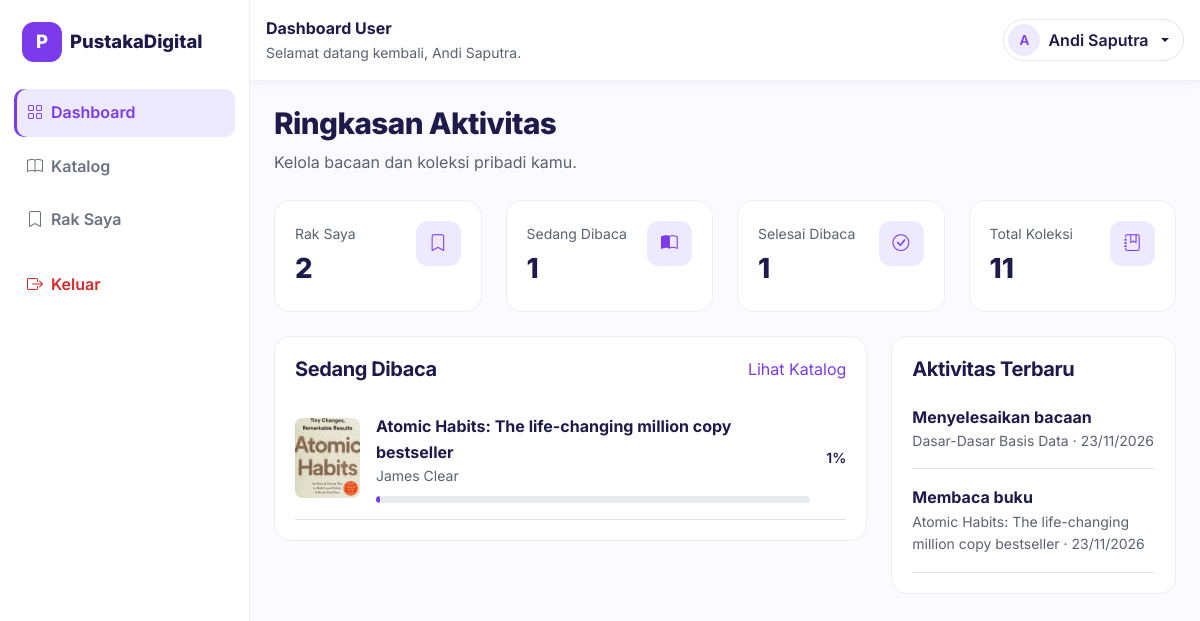
The page /public/dashboard-user.php (signed in) on the database its author committed.
### tables this page shows
CREATE TABLE `users` (
  `user_id` int UNSIGNED NOT NULL,
  `email` varchar(100) NOT NULL,
  `password_hash` varchar(255) NOT NULL,
  `display_name` varchar(100) NOT NULL,
  `role` enum('admin','member') NOT NULL DEFAULT 'member',
  `is_active` tinyint(1) NOT NULL DEFAULT '1',
  `created_at` timestamp NOT NULL DEFAULT CURRENT_TIMESTAMP
);

CREATE TABLE `collections` (
  `collection_id` int UNSIGNED NOT NULL,
  `user_id` int UNSIGNED NOT NULL,
  `book_id` int UNSIGNED NOT NULL,
  `status` enum('to_read','reading','not_interested','finished') NOT NULL DEFAULT 'to_read',
  `status_source` enum('system','user') NOT NULL DEFAULT 'system',
  `created_at` timestamp NOT NULL DEFAULT CURRENT_TIMESTAMP
);

### includes/db.php (called while the page is built, shortened)
<?php
require_once __DIR__ . '/config.php';
try {
    $koneksi = new mysqli(DB_HOST, DB_USER, DB_PASS, DB_NAME);
    $koneksi->set_charset('utf8mb4');
} catch (mysqli_sql_exception $e) {
    http_response_code(500);
    exit('Koneksi database gagal. Impor database/optl_pustaka.sql lewat phpMyAdmin lalu cek includes/config.php.');
}
function q(string $sql, array $params = []): mysqli_stmt
{
    global $koneksi;
    $stmt = $koneksi->prepare($sql);
    if ($params) {
        $stmt->bind_param(str_repeat('s', count($params)), ...$params);
    }
    $stmt->execute();
    return $stmt;
}
function rows(string $sql, array $params = []): array
{
    return q($sql, $params)->get_result()->fetch_all(MYSQLI_ASSOC);
}
function row(string $sql, array $params = []): ?array
{
    return q($sql, $params)->get_result()->fetch_assoc() ?: null;
}
function scalar(string $sql, array $params = []): int|float
{
    $hasil = q($sql, $params)->get_result()->fetch_row();
    return $hasil ? $hasil[0] : 0;
}
function e(mixed $nilai): string
{
    return htmlspecialchars((string) $nilai, ENT_QUOTES, 'UTF-8');
}

### includes/auth_guard.php (called while the page is built, shortened)
<?php
require_once __DIR__ . '/db.php';
function akun(): ?array
{
    static $akun = false;
    if ($akun !== false) {
        return $akun;
    }
    $id = $_SESSION['user_id'] ?? null;
    $user = row(
        'SELECT user_id AS id, display_name AS nama, email, role, is_active
         FROM users WHERE user_id = ?',
        [$id]
    );
    return $akun = $user;
}
function wajib_login(): void
{
    if (!akun()) {
        header('Location: ' . url('login.php?next=' . urlencode(url_sekarang())));
        exit;
    }
}

### includes/config.php (called while the page is built, shortened)
<?php
function url(string $path = ''): string
{
    return BASE_URL . '/' . ltrim($path, '/');
}

### public/dashboard-user.php (the view, shortened to what this page needs)
<?php
wajib_login();
$user_id = (int) akun()['id'];
$jumlah_rak = (int) scalar('SELECT COUNT(*) FROM collections WHERE user_id = ?', [$user_id]);
$sedang = (int) scalar("SELECT COUNT(*) FROM collections WHERE user_id = ? AND status = 'reading'", [$user_id]);
$selesai = (int) scalar("SELECT COUNT(*) FROM collections WHERE user_id = ? AND status = 'finished'", [$user_id]);
$total_buku = (int) scalar('SELECT COUNT(*) FROM books WHERE is_active = 1');
$sedang_dibaca = rows(
    "SELECT v.title, v.cover_path, v.author_name, v.page_count, rp.last_page
     FROM collections c
     JOIN v_books_catalog v ON v.book_id = c.book_id
     LEFT JOIN reading_progress rp ON rp.user_id = c.user_id AND rp.book_id = c.book_id
     WHERE c.user_id = ? AND c.status = 'reading'
     ORDER BY c.created_at DESC LIMIT 3",
    [$user_id]
);
$aktivitas = rows(
    'SELECT c.status, c.created_at, v.title
     FROM collections c JOIN v_books_catalog v ON v.book_id = c.book_id
     WHERE c.user_id = ? ORDER BY c.created_at DESC LIMIT 3',
    [$user_id]
);
require __DIR__ . '/../includes/partials/head.php';
require __DIR__ . '/../includes/partials/sidebar.php';
?>
<div class="main-with-sidebar">
    <?php
    $judulTopbar = 'Dashboard User';
    $subTopbar = 'Selamat datang kembali, ' . akun()['nama'] . '.';
    require __DIR__ . '/../includes/partials/app_topbar.php';
    ?>
    <main class="container-fluid p-3 p-lg-4">
        <div class="mb-4">
            <h1 class="page-title page-title-sm">Ringkasan Aktivitas</h1>
            <p class="text-secondary">Kelola bacaan dan koleksi pribadi kamu.</p>
        </div>
        <div class="row g-4 mb-4">
            <div class="col-sm-6 col-xl-3">
                <div class="stat">
                    <div class="d-flex justify-content-between">
                        <div>
                            <small class="text-secondary">Rak Saya</small>
                            <div class="stat-number" id="statRakSaya"><?= $jumlah_rak ?></div>
                        </div>
                        <div class="stat-icon"><i class="bi bi-bookmark" aria-hidden="true"></i></div>
                    </div>
                </div>
            </div>
            <div class="col-sm-6 col-xl-3">
                <div class="stat">
                    <div class="d-flex justify-content-between">
                        <div>
                            <small class="text-secondary">Sedang Dibaca</small>
                            <div class="stat-number" id="statSedangDibaca"><?= $sedang ?></div>
                        </div>
                        <div class="stat-icon"><i class="bi bi-book-half" aria-hidden="true"></i></div>
                    </div>
                </div>
            </div>
            <div class="col-sm-6 col-xl-3">
                <div class="stat">
                    <div class="d-flex justify-content-between">
                        <div>
                            <small class="text-secondary">Selesai Dibaca</small>
                            <div class="stat-number" id="statSelesaiDibaca"><?= $selesai ?></div>
                        </div>
                        <div class="stat-icon"><i class="bi bi-check-circle" aria-hidden="true"></i></div>
                    </div>
                </div>
            </div>
            <div class="col-sm-6 col-xl-3">
                <div class="stat">
                    <div class="d-flex justify-content-between">
                        <div>
                            <small class="text-secondary">Total Koleksi</small>
                            <div class="stat-number"><?= $total_buku ?></div>
                        </div>
                        <div class="stat-icon"><i class="bi bi-journal-bookmark" aria-hidden="true"></i></div>
                    </div>
                </div>
            </div>
        </div>
        <div class="row g-4">
            <div class="col-lg-8">
                <div class="table-card">
                    <div class="d-flex justify-content-between align-items-center mb-3">
                        <h2 class="h5 fw-bold mb-0">Sedang Dibaca</h2>
                        <a href="<?= url('catalog.php') ?>" class="text-ungu">Lihat Katalog</a>
                    </div>
                    <div id="sedangDibacaList">
                        <?php foreach ($sedang_dibaca as $b):
                            $progres = (int) $b['page_count'] > 0
                                ? max(1, min(99, (int) round(((int) $b['last_page'] / (int) $b['page_count']) * 100)))
                                : 0;
                        ?>
                            <div class="d-flex align-items-center gap-3 border-bottom py-3 sedang-dibaca">
                                <div class="book-cover thumb rounded-3">
                                    <img src="<?= url(e($b['cover_path'])) ?>" alt="<?= e($b['title']) ?>" loading="lazy">
                                </div>
                                <div class="flex-grow-1">
                                    <b><?= e($b['title']) ?></b>
                                    <div class="small text-secondary"><?= e($b['author_name']) ?></div>
                                    <div class="progress mt-2" style="height: 7px;">
                                        <div class="progress-bar" style="width: <?= $progres ?>%; background: var(--ungu);"></div>
                                    </div>
                                </div>
                                <span class="small fw-semibold"><?= $progres ?>%</span>
                            </div>
                        <?php endforeach; ?>
                    </div>
                </div>
            </div>
            <div class="col-lg-4">
                <div class="table-card h-100">
                    <h2 class="h5 fw-bold">Aktivitas Terbaru</h2>
                    <?php foreach ($aktivitas as $i => $b): ?>
                        <div class="py-3 <?= $i < 2 ? 'border-bottom' : '' ?>">
                            <b><?= $b['status'] === 'finished' ? 'Menyelesaikan bacaan' : 'Membaca buku' ?></b>
                            <div class="small text-secondary">
                                <?= e($b['title']) ?> · <?= e(date('d/m/Y', strtotime($b['created_at']))) ?>
                            </div>
                        </div>
                    <?php endforeach; ?>
                </div>
            </div>
        </div>
    </main>
</div>
</body>
</html>

### includes/partials/app_topbar.php (shortened to what this page needs)
<?php
$user = akun();
?>
<header class="topbar p-3">
    <div class="d-flex align-items-center gap-3">
        <div>
            <b class="topbar-title"><?= e($judulTopbar ?? '') ?></b>
            <div class="small text-secondary topbar-sub"><?= e($subTopbar ?? '') ?></div>
        </div>
        <div class="ms-auto d-flex align-items-center gap-2">
            <div class="dropdown">
                <button type="button" class="btn btn-akun dropdown-toggle" data-bs-toggle="dropdown"
                    aria-expanded="false" aria-label="Menu akun <?= e($user['nama']) ?>">
                    <span class="avatar" aria-hidden="true"><?= e(mb_strtoupper(mb_substr($user['nama'], 0, 1))) ?></span>
                    <span class="nama-akun"><?= e($user['nama']) ?></span>
                </button>
            </div>
        </div>
    </div>
</header>

### public/assets/css/root.css (style rules this page uses)
:root { --ungu: #7C3AED; --ungu-muda: #EDE9FE; --merah: #EF4444; --biru: #0EA5E9; --gelap: #1E1B4B; --abu: #6B7280; --bg: #FBFAFF; --biru-muda: #E0F2FE; --merah-muda: #FEE2E2; --biru-tua: #0369A1; --merah-tua: #DC2626; --hijau-tua: #15803D; --surface-mati: #EAEAF0; --bs-secondary-rgb: 90, 98, 112; --radius-sm: 10px; --radius: 12px; --radius-lg: 16px; --radius-pill: 999px; --shadow-sm: 0 2px 10px rgba(30, 27, 75, .05); --shadow: 0 8px 24px rgba(30, 27, 75, .08); --shadow-lg: 0 16px 40px rgba(30, 27, 75, .13); --ring: 0 0 0 3px rgba(124, 58, 237, .16); --transition: .2s ease; }
* { box-sizing: border-box; }
html { scroll-padding-top: 84px; }
body { font-family: Inter, system-ui, -apple-system, "Segoe UI", sans-serif; background: var(--bg); color: var(--gelap); font-size: 1rem; line-height: 1.6; -webkit-font-smoothing: antialiased; }
h1, h2, h3, h4, h5, h6 { letter-spacing: -.02em; line-height: 1.25; }
h1, h2, h3 { text-wrap: balance; }
a { text-decoration: none; }
.navbar .btn-akun, .topbar .btn-akun { display: inline-flex; align-items: center; gap: .5rem; padding: .25rem .9rem .25rem .3rem; border: 1px solid #E5E5EC; border-radius: var(--radius-pill); background: #fff; color: var(--gelap); font-weight: 600; }
.navbar .btn-akun .avatar, .topbar .btn-akun .avatar { width: 32px; height: 32px; flex: 0 0 32px; font-size: .85rem; }
.navbar .btn-akun .nama-akun, .topbar .btn-akun .nama-akun { max-width: 9rem; overflow: hidden; text-overflow: ellipsis; white-space: nowrap; }
.btn { display: inline-flex; align-items: center; justify-content: center; transition: background-color var(--transition), border-color var(--transition), color var(--transition), box-shadow var(--transition), transform .1s ease; }
.text-ungu { color: var(--ungu) !important; }
.page-title { font-weight: 800; color: var(--gelap); }
h1.page-title { font-size: clamp(1.5rem, 1.15rem + 1.5vw, 2.5rem); }
h1.page-title-sm { font-size: clamp(1.35rem, 1.12rem + .98vw, 2rem); }
.book-cover { width: 100%; height: 280px; display: flex; align-items: center; justify-content: center; overflow: hidden; background: var(--ungu-muda); }
.book-cover img { width: 100%; height: 100%; object-fit: cover; }
.main-with-sidebar { margin-left: 250px; min-height: 100vh; }
.topbar { position: sticky; top: 0; z-index: 1020; background: #fff; border-bottom: 1px solid #eee; box-shadow: var(--shadow-sm); }
.topbar .topbar-title { display: block; white-space: nowrap; overflow: hidden; text-overflow: ellipsis; }
.stat { border: 1px solid #eee; border-radius: var(--radius-lg); background: #fff; padding: 20px; }
.stat-icon i { font-size: 1.05rem; }
.avatar { width: 38px; height: 38px; flex: 0 0 38px; border-radius: var(--radius-pill); background: var(--ungu-muda); color: var(--ungu); display: inline-flex; align-items: center; justify-content: center; }
.thumb { width: 65px; height: 80px; flex: 0 0 auto; }
.stat-icon { width: 45px; height: 45px; flex: 0 0 45px; border-radius: 12px; background: var(--ungu-muda); color: var(--ungu); display: flex; align-items: center; justify-content: center; }
.stat-number { font-size: clamp(1.45rem, 1.33rem + .53vw, 1.8rem); font-weight: 800; }
.table-card { background: #fff; border: 1px solid #eee; border-radius: var(--radius-lg); padding: 20px; }
.progress, .progress-bar { border-radius: var(--radius-pill); }

### rows shown on the page
users: display_name "Selamat datang kembali, Andi Saputra.", display_name "A", display_name "Andi Saputra", user_id "2"
collections: status "Menyelesaikan bacaan", title "Dasar-Dasar Basis Data", created_at "23/11/2026"
collections: status "Membaca buku", title "Atomic Habits: The life-changing million copy bestseller", created_at "23/11/2026"

### other values the page prints
$judulTopbar "Dashboard User"
$sedang "1"
$selesai "1"
$total_buku "11"
$b['title'] "Atomic Habits: The life-changing million copy bestseller"
$b['author_name'] "James Clear"
$progres "1"
